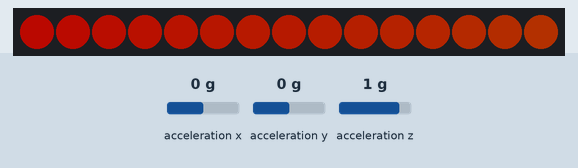
This program was run on a simulated CircuitPython board. On the bench: 15 RGB LEDs in strip order, left to right. Inputs (shaded band) come from the test bench; at power-on: acceleration x 0 g, acceleration y 0 g, acceleration z 1 g. Dim RGB values are drawn brighter than linear.

Above: at 1.11 s.
At 5.91 s:
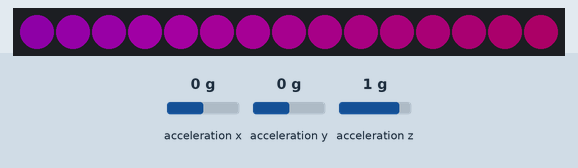
At 10.71 s:
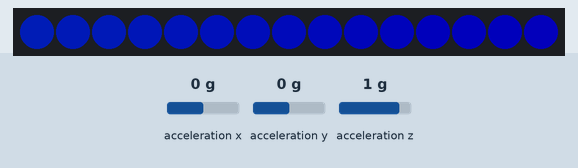
At 20.46 s:
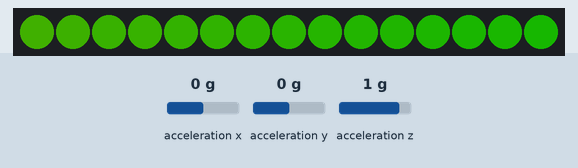
At 30.22 s:
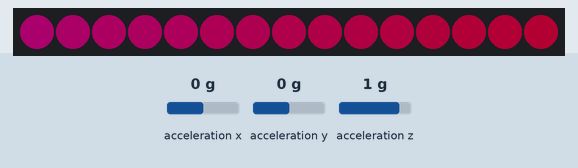
At 39.82 s:
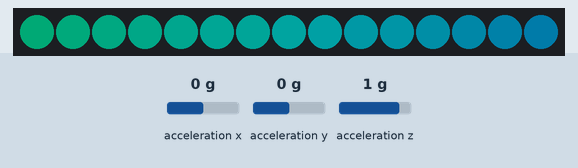

The program:

step3_led_animation_library.py
```python
import board
import neopixel
import imu
import adafruit_debouncer
import random

# Import the specific animation module you want. Learn more about the Adafruit
# led_animation libraries at https://learn.adafruit.com/circuitpython-led-animations
from adafruit_led_animation.animation.comet import Comet
from adafruit_led_animation.animation.rainbow import Rainbow
from adafruit_led_animation.animation.chase import Chase
from adafruit_led_animation.sequence import AnimationSequence
from adafruit_led_animation.color import ORANGE, GREEN, AQUA, YELLOW

# Update to match the pin connected to your NeoPixels
pixel_pin = board.D4

# Update to match the number of NeoPixels you have connected
pixel_num = 15

# Create a pixel object:
pixels = neopixel.NeoPixel(pixel_pin, pixel_num, brightness=0.3, auto_write=False)

# Create an IMU object
imu = imu.IMU()

# Create a debouncer to detect shaking acceleration magnitude over 30 m/s^2
in_range = adafruit_debouncer.Debouncer(lambda:imu.acc_magnitude() <= 30)

# Create an object for each animation

# The rainbow animation fills all pixels with a single color that sweeps through rainbow hues
rainbow = Rainbow(pixels, speed=0.05, period=6)

# The comet animation fills all pixels with a comet in the specified color and length
comet = Comet(pixels, speed=0.04, color=(255,0,0), tail_length=4, bounce=True)

# Chase is the classic theater chase effect
chase = Chase(pixels, speed=0.05, size=3, spacing=2, color=YELLOW)

# Uncomment the line below to create an animation sequence containing all the animations
# If "advance_interval" is set to a numerical value, animations will automatically advance
# when that time interval elapses
sequence = AnimationSequence(comet, chase, rainbow, auto_clear = True, advance_interval = None)

def shake_update():
    # Update debouncer function
    in_range.update()

    # If a shake is detected, advance to the next animation
    if in_range.rose:
        print("shake")
        sequence.next()
        # Uncommenting the next line will change the color of the single color animations
        #sequence.color = random.choice([ORANGE, GREEN, AQUA, YELLOW])


while True:
    #uncomment the animation you wish to see below
    rainbow.animate()
    #comet.animate()
    #chase.animate()
    #sequence.animate()
    #shake_update()
```

imu.py
```python
from adafruit_lsm6ds.lsm6ds3 import LSM6DS3
from math import atan2, sqrt
import board, time, digitalio, busio


# Copied from https://forum.seeedstudio.com/t/imu-i2c-error-with-circuitpython-using-xiao-ble-sense/265020
class IMU(LSM6DS3):
    def __init__(self):
        dpwr = digitalio.DigitalInOut(board.IMU_PWR)
        dpwr.direction = digitalio.Direction.OUTPUT
        dpwr.value = 1
        time.sleep(1)
        i2c = busio.I2C(board.IMU_SCL, board.IMU_SDA)
        super().__init__(i2c)

    def roll(self):
        x,y,z = self.acceleration
        return atan2(y,z)

    def pitch(self):
        x,y,z = self.acceleration
        return atan2(-x, sqrt(z*z + y*y))

    def acc_magnitude(self):
        x,y,z = self.acceleration
        return sqrt(x*x + y*y + z*z)
```
